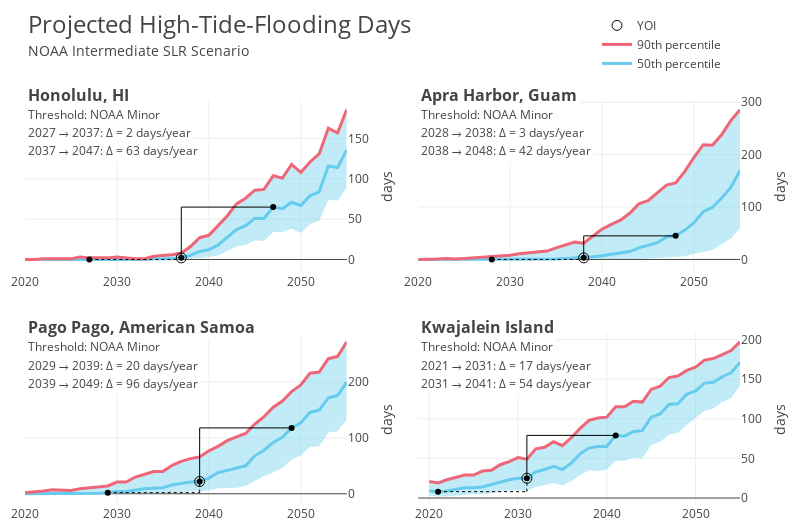

Write notebook code for a chart like this one.
### Code cell
# stations to include in the figure
subset = [
#     {"name": "Honolulu, HI", "threshold": "minor", "scenario": "int"},
# #     {"name": "Apra Harbor, Guam", "threshold": "minor", "scenario": "int"},
# #     {"name": "San Juan, PR", "threshold": "minor", "scenario": "int"},
#     {"name": "Boston, MA", "threshold": "moderate", "scenario": "int"},
# #     {"name": "Bar Harbor, ME", "threshold": "moderate", "scenario": "int"},
#     {"name": "La Jolla, CA", "threshold": "minor", "scenario": "int"},
# #     {"name": "Los Angeles, CA", "threshold": "minor", "scenario": "int"},
# #     {"name": "San Francisco, CA", "threshold": "minor", "scenario": "int"},
#     {"name": "St. Petersburg, FL", "threshold": "minor", "scenario": "int"},
# #     {"name": "Panama City Beach, FL", "threshold": "minor", "scenario": "int",

    {"name": "Honolulu, HI", "threshold": "minor", "scenario": "int"},
    {"name": "Apra Harbor, Guam", "threshold": "minor", "scenario": "int"},
    {"name": "Pago Pago, American Samoa ", "threshold": "minor", "scenario": "int"},
    {"name": "Kwajalein Island", "threshold": "minor", "scenario": "int"},

#     {"name": "Wilmington, NC", "threshold": "minor", "scenario": "int"},
#     {"name": "Virginia Key, FL", "threshold": "minor", "scenario": "int"}
#     {"name": "Vaca Key, FL", "threshold": "minor", "scenario": "int"},
#     {"name": "South Beach, OR", "threshold": "minor", "scenario": "int"},
#     {"name": "Charleston, SC", "threshold": "minor", "scenario": "int"},
]

# quantity of interest
quantity = "xdys_ann_ptl"  # percentiles of annual exceedance day counts

# range of years over which to search for YOIs:
yoi_srch_rng = [2010, 2100]

# horizontal axis limits of the plotted projections (years)
plot_yr_lims = [2020, 2055]

# plot projections
fig = annual_projections(
    analysis, subset, quantity, yoi_srch_rng, plot_yr_lims
)
fig.write_image(maf + "annual_projections_int.pdf", scale=2)

### Figure 1 — Plotly figure (JSON) as saved in the notebook; plotly's stock layout.template omitted (floating-point values rounded to 4 significant figures)
{"data": [{"fill": "none", "hoverinfo": "y", "line": {"color": "rgba(102, 204, 238, 0.4)", "width": 0}, "showlegend": false, "type": "scatter", "x": [2020, 2021, 2022, 2023, 2024, 2025, 2026, 2027, 2028, 2029, 2030, 2031, 2032, 2033, 2034, 2035, 2036, 2037, 2038, 2039, 2040, 2041, 2042, 2043, 2044, 2045, 2046, 2047, 2048, 2049, 2050, 2051, 2052, 2053, 2054, 2055], "xaxis": "x", "y": [0, 0, 0, 0, 0, 0, 0, 0, 0, 0, 0, 0, 0, 0, 0, 0, 0, 0, 1, 2, 3, 5, 11, 16, 18, 24, 23, 34, 34, 38, 33, 44, 48, 74, 73, 89], "yaxis": "y"}, {"fill": "tonexty", "fillcolor": "rgba(102, 204, 238, 0.4)", "hoverinfo": "none", "mode": "none", "showlegend": false, "type": "scatter", "x": [2020, 2021, 2022, 2023, 2024, 2025, 2026, 2027, 2028, 2029, 2030, 2031, 2032, 2033, 2034, 2035, 2036, 2037, 2038, 2039, 2040, 2041, 2042, 2043, 2044, 2045, 2046, 2047, 2048, 2049, 2050, 2051, 2052, 2053, 2054, 2055], "xaxis": "x", "y": [0, 0, 1, 1, 1, 1, 3, 2, 2, 2, 3, 2, 1, 1, 4, 5, 6, 8, 16, 27, 30, 42, 54, 69, 76, 86, 87, 104, 101, 118, 108, 121, 131, 163, 157, 186], "yaxis": "y"}, {"hoverinfo": "y", "line": {"color": "#66ccee", "width": 3}, "name": "50th percentile", "showlegend": true, "type": "scatter", "x": [2020, 2021, 2022, 2023, 2024, 2025, 2026, 2027, 2028, 2029, 2030, 2031, 2032, 2033, 2034, 2035, 2036, 2037, 2038, 2039, 2040, 2041, 2042, 2043, 2044, 2045, 2046, 2047, 2048, 2049, 2050, 2051, 2052, 2053, 2054, 2055], "xaxis": "x", "y": [0, 0, 0, 0, 0, 0, 0, 0, 0, 0, 0, 0, 0, 0, 1, 1, 1, 2, 5, 10, 12, 18, 28, 37, 42, 51, 51, 65, 63, 71, 67, 79, 84, 116, 114, 136], "yaxis": "y"}, {"hoverinfo": "y", "line": {"color": "#ee6677", "width": 3}, "name": "90th percentile", "showlegend": true, "type": "scatter", "x": [2020, 2021, 2022, 2023, 2024, 2025, 2026, 2027, 2028, 2029, 2030, 2031, 2032, 2033, 2034, 2035, 2036, 2037, 2038, 2039, 2040, 2041, 2042, 2043, 2044, 2045, 2046, 2047, 2048, 2049, 2050, 2051, 2052, 2053, 2054, 2055], "xaxis": "x", "y": [0, 0, 1, 1, 1, 1, 3, 2, 2, 2, 3, 2, 1, 1, 4, 5, 6, 8, 16, 27, 30, 42, 54, 69, 76, 86, 87, 104, 101, 118, 108, 121, 131, 163, 157, 186], "yaxis": "y"}, {"hoverinfo": "none", "line": {"color": "black"}, "mode": "markers", "showlegend": false, "type": "scatter", "x": [2027, 2037, 2047], "xaxis": "x", "y": [0, 2, 65], "yaxis": "y"}, {"hoverinfo": "none", "line": {"color": "black"}, "marker": {"size": 10, "symbol": "circle-open"}, "mode": "markers", "name": "YOI", "showlegend": true, "type": "scatter", "x": [2037], "xaxis": "x", "y": [2], "yaxis": "y"}, {"hoverinfo": "none", "line": {"color": "black", "dash": "dot", "width": 1}, "mode": "lines", "showlegend": false, "type": "scatter", "x": [2027, 2037], "xaxis": "x", "y": [0, 0], "yaxis": "y"}, {"hoverinfo": "none", "line": {"color": "black", "dash": "dot", "width": 1}, "mode": "lines", "showlegend": false, "type": "scatter", "x": [2037, 2037], "xaxis": "x", "y": [0, 2], "yaxis": "y"}, {"hoverinfo": "none", "line": {"color": "black", "dash": "solid", "width": 1}, "mode": "lines", "showlegend": false, "type": "scatter", "x": [2037, 2037], "xaxis": "x", "y": [2, 65], "yaxis": "y"}, {"hoverinfo": "none", "line": {"color": "black", "dash": "solid", "width": 1}, "mode": "lines", "showlegend": false, "type": "scatter", "x": [2037, 2047], "xaxis": "x", "y": [65, 65], "yaxis": "y"}, {"fill": "none", "hoverinfo": "y", "line": {"color": "rgba(102, 204, 238, 0.4)", "width": 0}, "showlegend": false, "type": "scatter", "x": [2020, 2021, 2022, 2023, 2024, 2025, 2026, 2027, 2028, 2029, 2030, 2031, 2032, 2033, 2034, 2035, 2036, 2037, 2038, 2039, 2040, 2041, 2042, 2043, 2044, 2045, 2046, 2047, 2048, 2049, 2050, 2051, 2052, 2053, 2054, 2055], "xaxis": "x2", "y": [0, 0, 0, 0, 0, 0, 0, 0, 0, 0, 0, 0, 0, 0, 0, 0, 0, 0, 0, 0, 0, 0, 0, 0, 1, 2, 3, 3, 4, 6, 11, 15, 18, 29, 40, 60], "yaxis": "y2"}, {"fill": "tonexty", "fillcolor": "rgba(102, 204, 238, 0.4)", "hoverinfo": "none", "mode": "none", "showlegend": false, "type": "scatter", "x": [2020, 2021, 2022, 2023, 2024, 2025, 2026, 2027, 2028, 2029, 2030, 2031, 2032, 2033, 2034, 2035, 2036, 2037, 2038, 2039, 2040, 2041, 2042, 2043, 2044, 2045, 2046, 2047, 2048, 2049, 2050, 2051, 2052, 2053, 2054, 2055], "xaxis": "x2", "y": [0, 0, 1, 2, 1, 2, 3, 5, 6, 6, 8, 11, 13, 15, 16, 22, 27, 33, 31, 44, 58, 67, 75, 88, 106, 112, 127, 142, 146, 168, 195, 219, 218, 238, 265, 286], "yaxis": "y2"}, {"hoverinfo": "y", "line": {"color": "#66ccee", "width": 3}, "showlegend": false, "type": "scatter", "x": [2020, 2021, 2022, 2023, 2024, 2025, 2026, 2027, 2028, 2029, 2030, 2031, 2032, 2033, 2034, 2035, 2036, 2037, 2038, 2039, 2040, 2041, 2042, 2043, 2044, 2045, 2046, 2047, 2048, 2049, 2050, 2051, 2052, 2053, 2054, 2055], "xaxis": "x2", "y": [0, 0, 0, 0, 0, 0, 0, 0, 0, 0, 0, 0, 0, 0, 0, 1, 2, 3, 3, 5, 7, 10, 12, 15, 22, 27, 32, 43, 45, 56, 70, 91, 99.5, 117, 137.5, 170], "yaxis": "y2"}, {"hoverinfo": "y", "line": {"color": "#ee6677", "width": 3}, "showlegend": false, "type": "scatter", "x": [2020, 2021, 2022, 2023, 2024, 2025, 2026, 2027, 2028, 2029, 2030, 2031, 2032, 2033, 2034, 2035, 2036, 2037, 2038, 2039, 2040, 2041, 2042, 2043, 2044, 2045, 2046, 2047, 2048, 2049, 2050, 2051, 2052, 2053, 2054, 2055], "xaxis": "x2", "y": [0, 0, 1, 2, 1, 2, 3, 5, 6, 6, 8, 11, 13, 15, 16, 22, 27, 33, 31, 44, 58, 67, 75, 88, 106, 112, 127, 142, 146, 168, 195, 219, 218, 238, 265, 286], "yaxis": "y2"}, {"hoverinfo": "none", "line": {"color": "black"}, "mode": "markers", "showlegend": false, "type": "scatter", "x": [2028, 2038, 2048], "xaxis": "x2", "y": [0, 3, 45], "yaxis": "y2"}, {"hoverinfo": "none", "line": {"color": "black"}, "marker": {"size": 10, "symbol": "circle-open"}, "mode": "markers", "showlegend": false, "type": "scatter", "x": [2038], "xaxis": "x2", "y": [3], "yaxis": "y2"}, {"hoverinfo": "none", "line": {"color": "black", "dash": "dot", "width": 1}, "mode": "lines", "showlegend": false, "type": "scatter", "x": [2028, 2038], "xaxis": "x2", "y": [0, 0], "yaxis": "y2"}, {"hoverinfo": "none", "line": {"color": "black", "dash": "dot", "width": 1}, "mode": "lines", "showlegend": false, "type": "scatter", "x": [2038, 2038], "xaxis": "x2", "y": [0, 3], "yaxis": "y2"}, {"hoverinfo": "none", "line": {"color": "black", "dash": "solid", "width": 1}, "mode": "lines", "showlegend": false, "type": "scatter", "x": [2038, 2038], "xaxis": "x2", "y": [3, 45], "yaxis": "y2"}, {"hoverinfo": "none", "line": {"color": "black", "dash": "solid", "width": 1}, "mode": "lines", "showlegend": false, "type": "scatter", "x": [2038, 2048], "xaxis": "x2", "y": [45, 45], "yaxis": "y2"}, {"fill": "none", "hoverinfo": "y", "line": {"color": "rgba(102, 204, 238, 0.4)", "width": 0}, "showlegend": false, "type": "scatter", "x": [2020, 2021, 2022, 2023, 2024, 2025, 2026, 2027, 2028, 2029, 2030, 2031, 2032, 2033, 2034, 2035, 2036, 2037, 2038, 2039, 2040, 2041, 2042, 2043, 2044, 2045, 2046, 2047, 2048, 2049, 2050, 2051, 2052, 2053, 2054, 2055], "xaxis": "x3", "y": [0, 0, 0, 0, 0, 0, 0, 0, 0, 0, 0, 0, 0, 0, 1, 1, 2, 3, 3, 4, 6, 10, 11, 11, 14, 23, 32, 38, 46, 61, 69, 84, 85, 110, 112, 133], "yaxis": "y3"}, {"fill": "tonexty", "fillcolor": "rgba(102, 204, 238, 0.4)", "hoverinfo": "none", "mode": "none", "showlegend": false, "type": "scatter", "x": [2020, 2021, 2022, 2023, 2024, 2025, 2026, 2027, 2028, 2029, 2030, 2031, 2032, 2033, 2034, 2035, 2036, 2037, 2038, 2039, 2040, 2041, 2042, 2043, 2044, 2045, 2046, 2047, 2048, 2049, 2050, 2051, 2052, 2053, 2054, 2055], "xaxis": "x3", "y": [2, 3, 5, 7, 6, 6, 9, 11, 13, 14, 21, 21, 30, 35, 40, 40, 51, 58, 63, 66, 77, 85, 95.1, 102, 108, 125, 138, 155, 166, 183, 195, 216, 218, 242, 246, 272.1], "yaxis": "y3"}, {"hoverinfo": "y", "line": {"color": "#66ccee", "width": 3}, "showlegend": false, "type": "scatter", "x": [2020, 2021, 2022, 2023, 2024, 2025, 2026, 2027, 2028, 2029, 2030, 2031, 2032, 2033, 2034, 2035, 2036, 2037, 2038, 2039, 2040, 2041, 2042, 2043, 2044, 2045, 2046, 2047, 2048, 2049, 2050, 2051, 2052, 2053, 2054, 2055], "xaxis": "x3", "y": [0, 0, 0, 0, 0, 0, 1, 1, 1, 2, 4, 4, 7, 9, 10, 11, 16, 19, 21, 22, 28, 38, 42, 45, 50, 68, 78, 92, 101, 118, 127, 146, 150, 172, 176, 200], "yaxis": "y3"}, {"hoverinfo": "y", "line": {"color": "#ee6677", "width": 3}, "showlegend": false, "type": "scatter", "x": [2020, 2021, 2022, 2023, 2024, 2025, 2026, 2027, 2028, 2029, 2030, 2031, 2032, 2033, 2034, 2035, 2036, 2037, 2038, 2039, 2040, 2041, 2042, 2043, 2044, 2045, 2046, 2047, 2048, 2049, 2050, 2051, 2052, 2053, 2054, 2055], "xaxis": "x3", "y": [2, 3, 5, 7, 6, 6, 9, 11, 13, 14, 21, 21, 30, 35, 40, 40, 51, 58, 63, 66, 77, 85, 95.1, 102, 108, 125, 138, 155, 166, 183, 195, 216, 218, 242, 246, 272.1], "yaxis": "y3"}, {"hoverinfo": "none", "line": {"color": "black"}, "mode": "markers", "showlegend": false, "type": "scatter", "x": [2029, 2039, 2049], "xaxis": "x3", "y": [2, 22, 118], "yaxis": "y3"}, {"hoverinfo": "none", "line": {"color": "black"}, "marker": {"size": 10, "symbol": "circle-open"}, "mode": "markers", "showlegend": false, "type": "scatter", "x": [2039], "xaxis": "x3", "y": [22], "yaxis": "y3"}, {"hoverinfo": "none", "line": {"color": "black", "dash": "dot", "width": 1}, "mode": "lines", "showlegend": false, "type": "scatter", "x": [2029, 2039], "xaxis": "x3", "y": [2, 2], "yaxis": "y3"}, {"hoverinfo": "none", "line": {"color": "black", "dash": "dot", "width": 1}, "mode": "lines", "showlegend": false, "type": "scatter", "x": [2039, 2039], "xaxis": "x3", "y": [2, 22], "yaxis": "y3"}, {"hoverinfo": "none", "line": {"color": "black", "dash": "solid", "width": 1}, "mode": "lines", "showlegend": false, "type": "scatter", "x": [2039, 2039], "xaxis": "x3", "y": [22, 118], "yaxis": "y3"}, {"hoverinfo": "none", "line": {"color": "black", "dash": "solid", "width": 1}, "mode": "lines", "showlegend": false, "type": "scatter", "x": [2039, 2049], "xaxis": "x3", "y": [118, 118], "yaxis": "y3"}, {"fill": "none", "hoverinfo": "y", "line": {"color": "rgba(102, 204, 238, 0.4)", "width": 0}, "showlegend": false, "type": "scatter", "x": [2020, 2021, 2022, 2023, 2024, 2025, 2026, 2027, 2028, 2029, 2030, 2031, 2032, 2033, 2034, 2035, 2036, 2037, 2038, 2039, 2040, 2041, 2042, 2043, 2044, 2045, 2046, 2047, 2048, 2049, 2050, 2051, 2052, 2053, 2054, 2055], "xaxis": "x4", "y": [3, 2, 2, 3, 4, 5, 5, 6, 8, 9, 10, 9, 14, 16, 19, 16, 21, 29, 35, 34, 36, 47, 47, 51, 50, 67, 71, 80, 82, 92, 101, 110, 113, 121, 126, 142], "yaxis": "y4"}, {"fill": "tonexty", "fillcolor": "rgba(102, 204, 238, 0.4)", "hoverinfo": "none", "mode": "none", "showlegend": false, "type": "scatter", "x": [2020, 2021, 2022, 2023, 2024, 2025, 2026, 2027, 2028, 2029, 2030, 2031, 2032, 2033, 2034, 2035, 2036, 2037, 2038, 2039, 2040, 2041, 2042, 2043, 2044, 2045, 2046, 2047, 2048, 2049, 2050, 2051, 2052, 2053, 2054, 2055], "xaxis": "x4", "y": [21, 19, 23, 26, 29, 29, 34, 35, 42, 46, 51, 49, 62, 64, 71, 66, 76, 88, 98, 101, 102, 115, 115, 122, 121, 137, 141, 152, 154, 161, 165, 174, 176, 181, 186, 197], "yaxis": "y4"}, {"hoverinfo": "y", "line": {"color": "#66ccee", "width": 3}, "showlegend": false, "type": "scatter", "x": [2020, 2021, 2022, 2023, 2024, 2025, 2026, 2027, 2028, 2029, 2030, 2031, 2032, 2033, 2034, 2035, 2036, 2037, 2038, 2039, 2040, 2041, 2042, 2043, 2044, 2045, 2046, 2047, 2048, 2049, 2050, 2051, 2052, 2053, 2054, 2055], "xaxis": "x4", "y": [9, 8, 9, 11, 13, 13, 14, 17, 20, 23, 25, 25, 33, 36, 40, 36, 44, 56, 63, 65, 65, 79, 78, 84, 85, 102, 106, 118, 119, 131, 135, 145, 146, 153, 158, 171], "yaxis": "y4"}, {"hoverinfo": "y", "line": {"color": "#ee6677", "width": 3}, "showlegend": false, "type": "scatter", "x": [2020, 2021, 2022, 2023, 2024, 2025, 2026, 2027, 2028, 2029, 2030, 2031, 2032, 2033, 2034, 2035, 2036, 2037, 2038, 2039, 2040, 2041, 2042, 2043, 2044, 2045, 2046, 2047, 2048, 2049, 2050, 2051, 2052, 2053, 2054, 2055], "xaxis": "x4", "y": [21, 19, 23, 26, 29, 29, 34, 35, 42, 46, 51, 49, 62, 64, 71, 66, 76, 88, 98, 101, 102, 115, 115, 122, 121, 137, 141, 152, 154, 161, 165, 174, 176, 181, 186, 197], "yaxis": "y4"}, {"hoverinfo": "none", "line": {"color": "black"}, "mode": "markers", "showlegend": false, "type": "scatter", "x": [2021, 2031, 2041], "xaxis": "x4", "y": [8, 25, 79], "yaxis": "y4"}, {"hoverinfo": "none", "line": {"color": "black"}, "marker": {"size": 10, "symbol": "circle-open"}, "mode": "markers", "showlegend": false, "type": "scatter", "x": [2031], "xaxis": "x4", "y": [25], "yaxis": "y4"}, {"hoverinfo": "none", "line": {"color": "black", "dash": "dot", "width": 1}, "mode": "lines", "showlegend": false, "type": "scatter", "x": [2021, 2031], "xaxis": "x4", "y": [8, 8], "yaxis": "y4"}, {"hoverinfo": "none", "line": {"color": "black", "dash": "dot", "width": 1}, "mode": "lines", "showlegend": false, "type": "scatter", "x": [2031, 2031], "xaxis": "x4", "y": [8, 25], "yaxis": "y4"}, {"hoverinfo": "none", "line": {"color": "black", "dash": "solid", "width": 1}, "mode": "lines", "showlegend": false, "type": "scatter", "x": [2031, 2031], "xaxis": "x4", "y": [25, 79], "yaxis": "y4"}, {"hoverinfo": "none", "line": {"color": "black", "dash": "solid", "width": 1}, "mode": "lines", "showlegend": false, "type": "scatter", "x": [2031, 2041], "xaxis": "x4", "y": [79, 79], "yaxis": "y4"}], "layout": {"annotations": [{"bgcolor": "white", "borderpad": 2, "showarrow": false, "text": "Threshold: NOAA Minor", "x": 2020, "xanchor": "left", "xref": "x", "y": 0.995, "yanchor": "top", "yref": "paper"}, {"bgcolor": "white", "borderpad": 2, "font": {"size": 16}, "showarrow": false, "text": "<b>Honolulu, HI<b>", "x": 2020, "xanchor": "left", "xref": "x", "y": 1.05, "yanchor": "top", "yref": "paper"}, {"bgcolor": "white", "borderpad": 2, "showarrow": false, "text": "2027 → 2037: Δ = 2 days/year", "x": 2020, "xanchor": "left", "xref": "x", "y": 0.95, "yanchor": "top", "yref": "paper"}, {"bgcolor": "white", "borderpad": 2, "showarrow": false, "text": "2037 → 2047: Δ = 63 days/year", "x": 2020, "xanchor": "left", "xref": "x", "y": 0.905, "yanchor": "top", "yref": "paper"}, {"borderpad": 2, "font": {"size": 14}, "showarrow": false, "text": "NOAA Intermediate SLR Scenario", "x": 2020, "xanchor": "left", "xref": "x", "y": 1.155, "yanchor": "top", "yref": "paper"}, {"bgcolor": "white", "borderpad": 2, "showarrow": false, "text": "Threshold: NOAA Minor", "x": 2020, "xanchor": "left", "xref": "x2", "y": 0.995, "yanchor": "top", "yref": "paper"}, {"bgcolor": "white", "borderpad": 2, "font": {"size": 16}, "showarrow": false, "text": "<b>Apra Harbor, Guam<b>", "x": 2020, "xanchor": "left", "xref": "x2", "y": 1.05, "yanchor": "top", "yref": "paper"}, {"bgcolor": "white", "borderpad": 2, "showarrow": false, "text": "2028 → 2038: Δ = 3 days/year", "x": 2020, "xanchor": "left", "xref": "x2", "y": 0.95, "yanchor": "top", "yref": "paper"}, {"bgcolor": "white", "borderpad": 2, "showarrow": false, "text": "2038 → 2048: Δ = 42 days/year", "x": 2020, "xanchor": "left", "xref": "x2", "y": 0.905, "yanchor": "top", "yref": "paper"}, {"bgcolor": "white", "borderpad": 2, "showarrow": false, "text": "Threshold: NOAA Minor", "x": 2020, "xanchor": "left", "xref": "x", "y": 0.42, "yanchor": "top", "yref": "paper"}, {"bgcolor": "white", "borderpad": 2, "font": {"size": 16}, "showarrow": false, "text": "<b>Pago Pago, American Samoa <b>", "x": 2020, "xanchor": "left", "xref": "x", "y": 0.475, "yanchor": "top", "yref": "paper"}, {"bgcolor": "white", "borderpad": 2, "showarrow": false, "text": "2029 → 2039: Δ = 20 days/year", "x": 2020, "xanchor": "left", "xref": "x", "y": 0.375, "yanchor": "top", "yref": "paper"}, {"bgcolor": "white", "borderpad": 2, "showarrow": false, "text": "2039 → 2049: Δ = 96 days/year", "x": 2020, "xanchor": "left", "xref": "x", "y": 0.33, "yanchor": "top", "yref": "paper"}, {"bgcolor": "white", "borderpad": 2, "showarrow": false, "text": "Threshold: NOAA Minor", "x": 2020, "xanchor": "left", "xref": "x2", "y": 0.42, "yanchor": "top", "yref": "paper"}, {"bgcolor": "white", "borderpad": 2, "font": {"size": 16}, "showarrow": false, "text": "<b>Kwajalein Island<b>", "x": 2020, "xanchor": "left", "xref": "x2", "y": 0.475, "yanchor": "top", "yref": "paper"}, {"bgcolor": "white", "borderpad": 2, "showarrow": false, "text": "2021 → 2031: Δ = 17 days/year", "x": 2020, "xanchor": "left", "xref": "x2", "y": 0.375, "yanchor": "top", "yref": "paper"}, {"bgcolor": "white", "borderpad": 2, "showarrow": false, "text": "2031 → 2041: Δ = 54 days/year", "x": 2020, "xanchor": "left", "xref": "x2", "y": 0.33, "yanchor": "top", "yref": "paper"}], "height": 525, "hovermode": "x", "legend": {"itemclick": false, "itemdoubleclick": false, "traceorder": "reversed", "x": 0.8, "y": 1.22}, "margin": {"b": 20, "l": 25, "pad": 0, "r": 60, "t": 100}, "title": {"font": {"size": 24}, "text": "Projected High-Tide-Flooding Days", "x": 0.035, "y": 0.97}, "width": 800, "xaxis": {"anchor": "y", "domain": [0, 0.45], "layer": "below traces"}, "xaxis2": {"anchor": "y2", "domain": [0.55, 1]}, "xaxis3": {"anchor": "y3", "domain": [0, 0.45]}, "xaxis4": {"anchor": "y4", "domain": [0.55, 1]}, "yaxis": {"anchor": "x", "domain": [0.575, 1], "layer": "below traces", "side": "right", "title": {"text": "days"}}, "yaxis2": {"anchor": "x2", "domain": [0.575, 1], "side": "right", "title": {"text": "days"}}, "yaxis3": {"anchor": "x3", "domain": [0, 0.425], "side": "right", "title": {"text": "days"}}, "yaxis4": {"anchor": "x4", "domain": [0, 0.425], "side": "right", "title": {"text": "days"}}}}
